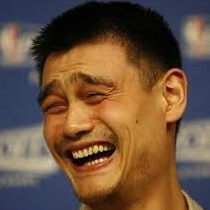
#> input picture Code/RC_reorder/images/YaoMing.jpg, 210 x 210 px, found by its file name
$ python demo_rc.py --image ../RC_reorder/images/YaoMing.jpg
#> lines starting #> are read from the running program, lines starting #| are printed output that depends on the picture
### Code/RC_reorder/score.py
# -*- coding: utf-8 -*-
"""
@Time    : 2019/4/26 17:18
@Author  : QuYue
@File    : score.py
@Software: PyCharm
Introduction: Some scores to evaluate the effectiveness of image reordering
"""
# %% Import Packages
import numpy as np
# %% Functions
def __check(image):
    # check input image's dimension
    if len(image.shape) == 4:
        pass
    elif len(image.shape) == 3:
        image = image[:, np.newaxis, ...]
    elif len(image.shape) == 2:
        image = image[np.newaxis, np.newaxis, ...]
    else:
        print('Please input the right image(image_num * channels * row(be shuffled) * column)')
        image = None
    return image

def __distance_cal(vector1, vector2, type='L1'):
    """
    A function for calculation the distance between two vectors.
    Parameters
    ---------
        input1: ndarray
            vector1
        input2: ndarray
            vector2
        type: string
            The method of calculating the distance.(default:'L1')
            'L1'(Manhattan Distance), 'L2'(Euclidean Distance), 'cos'(Cosine)
    Returns
    ---------
        distance: float
            The distance between two vectors
    """
    if type == 'L1':
        distance = np.linalg.norm(vector1 - vector2, ord=1)
    elif type == 'L2':
        distance = np.linalg.norm(vector1 - vector2)
    elif type == 'cos':
        distance = np.dot(vector1, vector2)/(np.linalg.norm(vector1)*(np.linalg.norm(vector2)))
    else:
        # print("Input a wrong Distance calculation method, will using the default method 'L1'.")
        distance = np.linalg.norm(vector1 - vector2, ord=1)
    return distance

def Fluency_score(image, distance='L1'):
    """
    A function for evaluating images' fluency.
    Parameters
    ---------
        image: ndarray
            The image for calculation fluency. The dimension of this tensor can be :
                (4)image_num * channels * row(the axis be calculated) * column
                (3)image_num * row(the axis be calculated) * column
                (2)row(the axis be calculated) * column
        distance: string
            The method of calculating the distance.(default:'L1')
            'L1'(Manhattan Distance), 'L2'(Euclidean Distance), 'cos'(Cosine)
    Returns
    ---------
        fluency_score: float
            The fluency of the image.
    """
    # check
    image = __check(image)
    if type(image) == type(None):
        return None
    # stack the images
    image = np.hstack(np.vstack(image))
    # calculation
    fluency_score = 0.0
    for i in range(image.shape[0]-1):
        fluency_score +=  __distance_cal(image[i], image[i+1], type=distance)
    return fluency_score

# [90 lines left out: functions Central_score, Symmetric_score, Kendall_score, not called in this run]


 #%% Main Function
# [35 lines that do not run on import are left out]

### Code/RC_reorder/processing.py
# -*- coding: utf-8 -*-
"""
@Time    : 2019/4/12 19:41
@Author  : QuYue
@File    : processing.py
@Software: PyCharm
Introduction: Processings for images or matrices.
"""
#%% Import Packages
import matplotlib.image as mpimg
import matplotlib.pyplot as plt
import numpy as np
#%% Functions
# [4 lines left out: function rgb2gray, not called in this run]

def shuffle(image, axis=0, seed=None):
    """
    Shuffle one axis of the image.
    Parameters
    ---------
        image: ndarray
            The image which need to be shuffled.
        axis: int
            The axis, which need to be shuffled, of the image (default:0).
        seed: float
            The random seed (default:None).
    Returns
    ---------
        new_image: ndarray
            The image which has been shuffled.
        index: list
            The new order in which the axis is disrupted.
    """
    # shuffle the image
    np.random.seed(seed=seed) # set the random seed
    index = np.arange(image.shape[axis])
    np.random.shuffle(index)
    # axis change
    image = image.swapaxes(axis, 0) # change the choosen axis to the first axis
    new_image = image[index, ...]   # shuffle the choosen axis
    new_image = new_image.swapaxes(axis, 0) # change the axis back
    return new_image, index

# [25 lines left out: function shift, not called in this run]


#%% Main Function
# [29 lines that do not run on import are left out]

### Code/RC_reorder/model.py
# -*- coding: utf-8 -*-
"""
@Time    : 2019/4/13 14:38
@Author  : QuYue
@File    : model.py
@Software: PyCharm
Introduction: Models for matrices' rows and columns reordering.
"""
#%% Import Packages
import numpy as np
from numpy import linalg as la
#%% Models
class ImageReorder():
    # the image recorder algorithms
    def __init__(self, image):
        """
        A class for reordering images which have been shuffled.
        Parameters
        ---------
            image: ndarray
                The image for calculating fluency. The dimension of this tensor can be :
                    (4)image_num * channels * row(be shuffled) * column
                    (3)image_num * row(be shuffled) * column
                    (2)row(be shuffled) * column
        """
        image = self.check(image)
        self.image = image                # image(image_num * channels * row(be shuffled) * column)
        self.L = self.image.shape[2]      # the length of the shuffled axis

    def check(self, image):

        if len(image.shape) == 4:
            pass
        elif len(image.shape) == 3:
            image = image[:, np.newaxis, ...] # add channels' number
        elif len(image.shape) == 2:
            image = image[np.newaxis, np.newaxis, ...] # add images' and channels' number
        else:
            print('Please input the right image(image_num * channels * row(be shuffled) * column)')
            image = None
        return image

    def distance_cal(self, vector, matrix):
        # calculate the distances between the vector and every rows from the matrix (vector:(n,), matrix:(i, n))
        if len(matrix.shape) == 1:         # if matrix is a vector
            matrix = matrix[np.newaxis, :] # add an axis
        distance = np.sum((vector - matrix) ** 2, axis=1)
        return distance

    def update(self, flag='first'):
        # update the memory
        if len(self.unused) == 0: # if 'unused' has no element, which means that the reordering is over
            return None
        if flag == 'first': # find the closest row to the first row from the 'unused'
            dis = self.distance_cal(self.feature[self.used[0], :], self.feature[self.unused, :])
            ind = np.argmin(dis)
            self.memory[0], self.memory[2] = self.unused[ind], dis[ind] # update the memory
        elif flag == 'last': # find the closest row to the last row from the 'unused'
            dis = self.distance_cal(self.feature[self.used[-1], :], self.feature[self.unused, :])
            ind = np.argmin(dis)
            self.memory[1], self.memory[3] = self.unused[ind], dis[ind] # update the memory
        else:
            print("flag should be 'first' or 'last'.")

    def greed(self, seed=None):
        # greed algorithm
        np.random.seed(seed=seed)  # set the random seed
        self.used = []                    # used row
        self.unused = list(range(self.L)) # unused row
        first = np.random.randint(self.L) # choose one row randomly
        self.used.append(first)
        self.unused.remove(first)
        self.memory = [1, 1, 1, 1] # the memory is a list including 4 elements. To be more specific:
                                   # [the index of the closest row to 'first' ，the index of the closest row to 'last'，
                                   # the distance between 'first' and its closest row， the distance between 'last' and its closest row]
        self.update('first')
        self.update('last')
        first, last = self.used[0], self.used[-1] # the first row, the last row
        for i in range(self.L - 1):
            if self.memory[2] < self.memory[3]: # update the first row
                self.used.insert(0, self.memory[0])
                self.unused.remove(self.memory[0])
                self.update('first')
                first = self.used[0]
                if first == self.memory[1]:
                    self.update('last')
            else:
                self.used.append(self.memory[1]) # update the last row
                self.unused.remove(self.memory[1])
                self.update('last')
                last = self.used[-1]
                if last == self.memory[0]:
                    self.update('first')
        return self.used

    # [4 lines left out: function svd_imsort, not called in this run]

    def svd_greed(self, u_num=3, seed=None):
        # SVD greed algorithm
        if u_num == 0:
            return self.image
        feature = []
        for img in self.image:
            img = np.hstack(img) # stack channels
            u, sigma, vt = la.svd(img)
            feature.append(u[:, :u_num])
        self.feature = np.hstack(feature)
        index = self.greed(seed)
        new_image = self.image[:, :, index, :]
        return new_image, index

    def direct_greed(self, seed=None):
        # directly greed algorithm
        self.feature = np.hstack(np.vstack(self.image))
        index = self.greed(seed)
        new_image = self.image[:, :, index, :]
        return new_image, index


#%% Main Function
# [54 lines that do not run on import are left out]

### Code/Experiment1_image_recover/demo_rc.py
# -*- coding: utf-8 -*-
"""
@Time    : 2019/5/20 16:44
@Author  : QuYue
@File    : demo_rc.py
@Software: PyCharm
Introduction:
"""
# %% Import Packages
import matplotlib.pyplot as plt
import matplotlib.image as mpimg
import numpy as np
import argparse
import sys
sys.path.append('..') # add the path which includes the packages
import RC_reorder.processing as processing
import RC_reorder.model as model
import RC_reorder.score as score

# %% Get the arguments from cmd.
parser = argparse.ArgumentParser(description='A demo for RGB image recover.')
parser.add_argument('-i', '--image', type=str, default='lena.jpg', metavar='str',
                    help="the name of the image. (default: 'lena.jpg' )")
parser.add_argument('-p', '--path', type=str, default='../../Data/Images/', metavar='str',
                    help="the path of the picture. (default: '../../Data/Images/')")
Args = parser.parse_args() # the Arguments

#%% Main Function
if __name__ == '__main__':
    # %% Read Data
    image_name = Args.image # get the images name
    image_path = Args.path # get the path of the images
    image = mpimg.imread(image_path + image_name) # read the images
#> image is the input picture: shape (210, 210, 3); mean R, G, B 108.5, 82.3, 61.3
    # change the axis
    image_f = image.transpose(2, 0, 1)
    image_f = image_f[np.newaxis, ...]
    # show
    plt.ion()
    plt.figure(1) # show
    plt.subplot(1, 2, 1)
    fluency = score.Fluency_score(image_f)
#> the loop in Fluency_score, `for i in range(image.shape[0]-1):` made 209 passes
#> (distance in __distance_cal, fluency_score) on passes 1 to 3: (44116, 44116), (45533, 89649), (34986, 124635)
#> after the loop in Fluency_score, `for i in range(image.shape[0]-1):`: fluency_score = 14207137
#> fluency = 14207137
    plt.imshow(image_f[0].transpose(1, 2, 0))
    plt.axis('off')
    plt.title('%s %d' %(image_name, fluency))

    # %% Shuffle
    shuffle_image, index_r0 = processing.shuffle(image_f, axis=2)
#> index_r0 = 210 values, max 209 at index 6, min 0 at index 34, mean 104.5
    shuffle_image, index_c0 = processing.shuffle(shuffle_image, axis=3)
#> index_c0 = 210 values, max 209 at index 204, min 0 at index 178, mean 104.5
    plt.subplot(1, 2, 2) # show
    plt.imshow(shuffle_image[0].transpose(1, 2, 0))
    fluency = score.Fluency_score(shuffle_image)
#> call 2 of Fluency_score, with image = array of shape (1, 3, 210, 210), distance = 'L1'
#> in Fluency_score (call 2), `image = np.hstack(np.vstack(image))`:
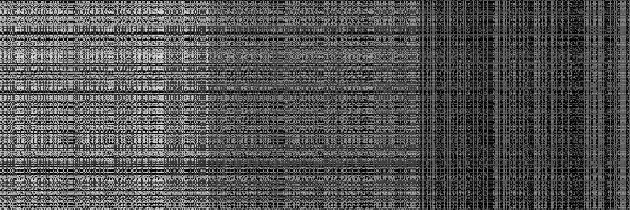
#> image: shape (210, 630); min 0, max 255, mean 84
#> the loop in Fluency_score (call 2), `for i in range(image.shape[0]-1):` made 209 passes
#> (distance in __distance_cal, fluency_score) on passes 1 to 3: (74750, 74750), (62532, 137282), (92986, 230268)
#> after the loop in Fluency_score (call 2), `for i in range(image.shape[0]-1):`: fluency_score = 16486622
#> fluency = 16486622
    plt.title('shuffle %d' %fluency)
    plt.axis('off')
    plt.draw()

    #%%
    plt.figure(2)
    temp_image = shuffle_image
    for i in range(10):
        recover = model.ImageReorder(temp_image)
        t_image = []
        fluency=[]
        new_image, index = recover.direct_greed()
        t_image.append(new_image)
        fluency.append(score.Fluency_score(t_image[-1]))
        for j in range(30):
            new_image, index = recover.svd_greed(j+1)
            t_image.append(new_image)
            fluency.append(score.Fluency_score(t_image[-1]))
        pos = np.array(fluency).argmin()
        print(pos)
        temp_image = t_image[pos]
        plt.subplot(2, 5, i+1)
        plt.title('greed %d' % (fluency[pos]))
        plt.imshow(temp_image[0].transpose(1, 2, 0))
        temp_image = temp_image.swapaxes(2, 3)

        plt.axis('off')
        plt.draw()
#> this loop made 10 passes
#| 15
#| 6
#| 9
#| 8
#| 7
#| 6
#| 12
#| 30
#> (further printed lines are left out)
#> pass 1, in Fluency_score (call 3), `image = np.hstack(np.vstack(image))`:
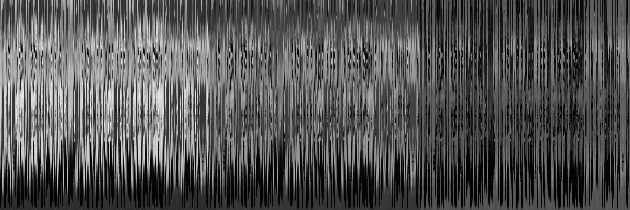
#> image: shape (210, 630); min 0, max 255, mean 84
#> pass 1, in Fluency_score (call 4), `image = np.hstack(np.vstack(image))`:
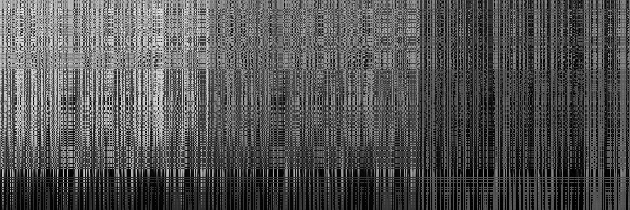
#> image: shape (210, 630); min 0, max 255, mean 84
#> pass 1, in Fluency_score (call 5), `image = np.hstack(np.vstack(image))`:
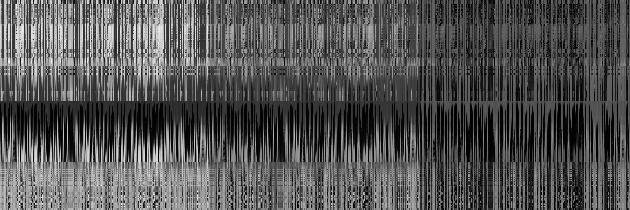
#> image: shape (210, 630); min 0, max 255, mean 84
#> pass 1, in Fluency_score (call 6), `image = np.hstack(np.vstack(image))`:
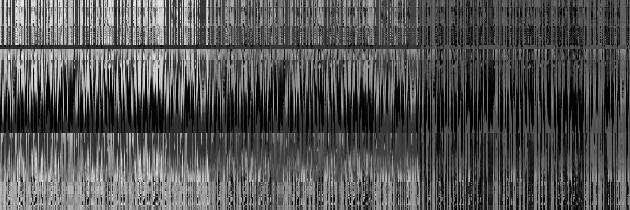
#> image: shape (210, 630); min 0, max 255, mean 84
    # %%
    plt.ioff()
    plt.show()
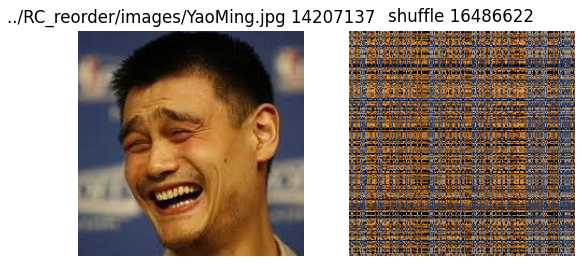
#> figure drawn by matplotlib, 2 panels
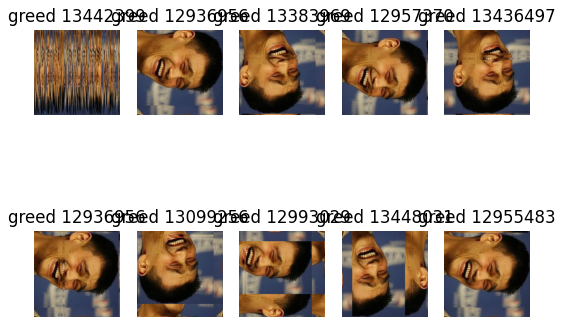
#> figure drawn by matplotlib, 10 panels
